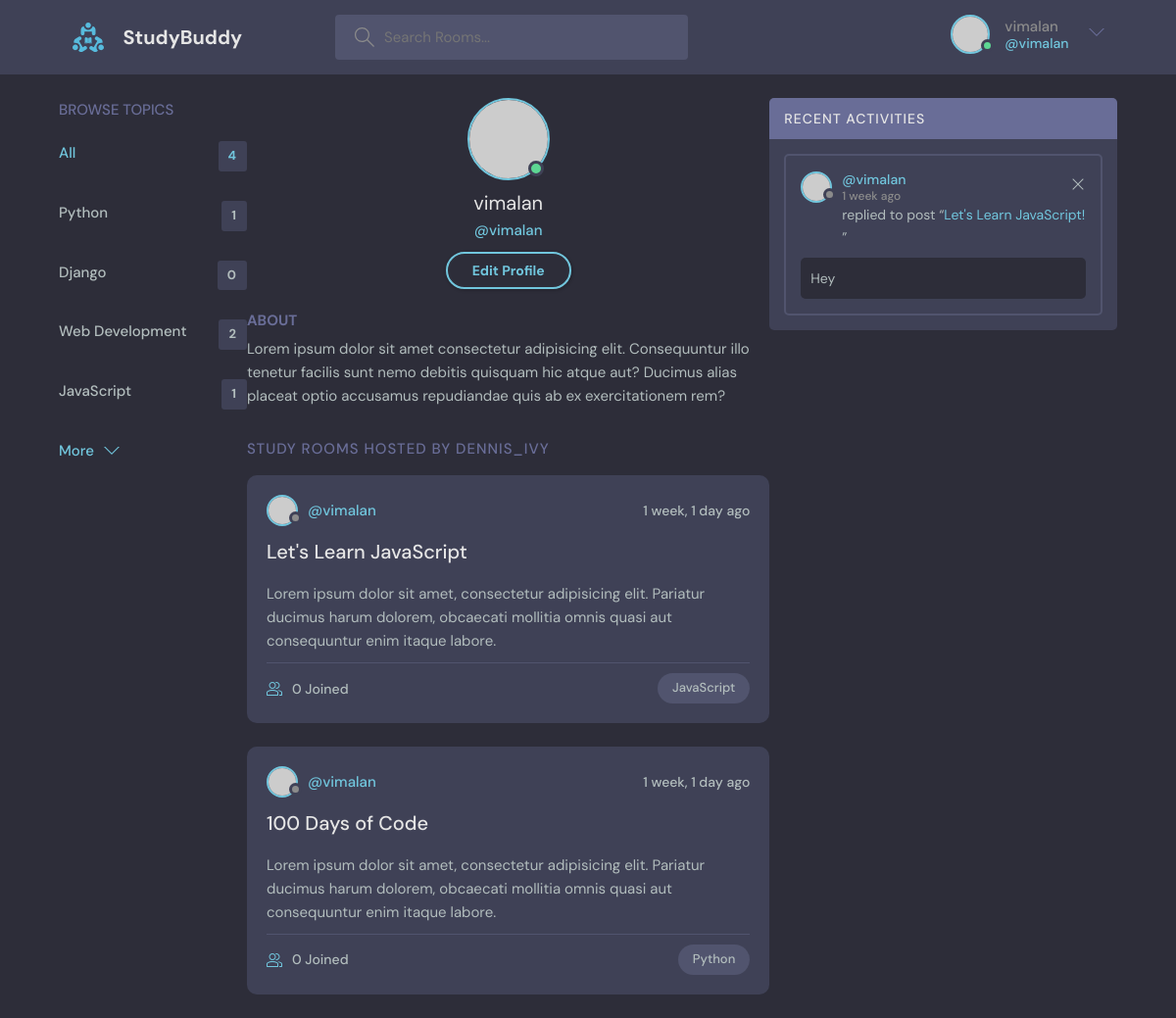
Page /profile/1 (signed in) on the earlier database version.
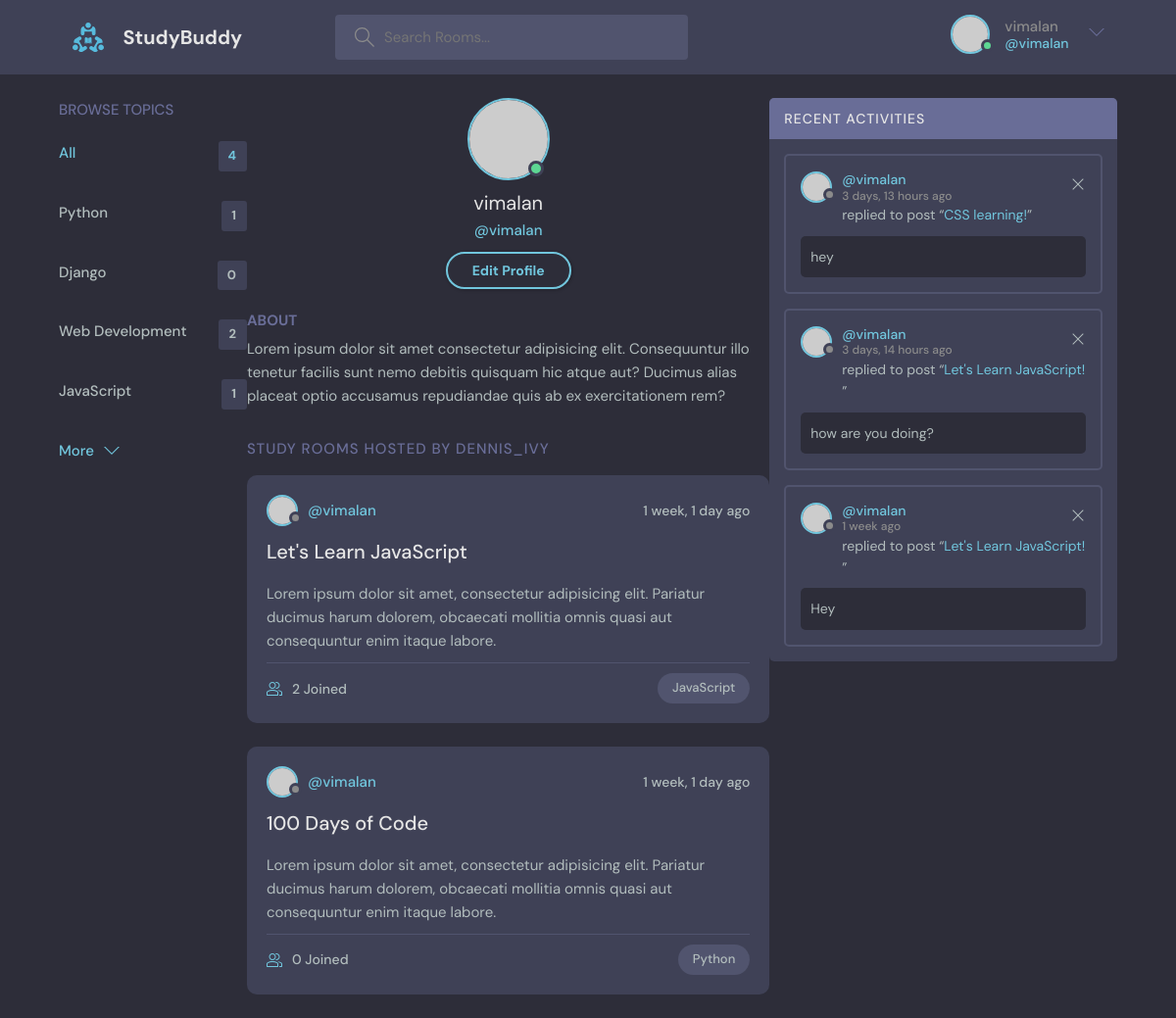
Same page on the later database version.
### base/models.py (models this page shows, shortened)
class Topic(models.Model):
    name = models.CharField(max_length=200)

class Room(models.Model):
    host=models.ForeignKey(User, on_delete=models.SET_NULL, null=True)
    topic = models.ForeignKey(Topic, on_delete=models.SET_NULL, null=True)
    name = models.CharField(max_length=200)
    description = models.TextField(null=True, blank=True)
    participants = models.ManyToManyField(User, related_name='participants', blank=True)
    updated = models.DateTimeField(auto_now=True)
    created = models.DateTimeField(auto_now_add=True)
    class Meta:
        ordering=['-updated', '-created']
    def __str__(self):
        return self.name

class Message(models.Model):
    user = models.ForeignKey(User, on_delete=models.CASCADE)
    room = models.ForeignKey(Room, on_delete=models.CASCADE)
    body = models.TextField()
    updated = models.DateTimeField(auto_now=True)
    created = models.DateTimeField(auto_now_add=True)
    class Meta:
        ordering=['-updated', '-created']
    def __str__(self) :
        return self.body[0:50]

### base/views.py (the view)
# urls.py: path('profile/<str:pk>', views.userProfile, name ="user-profile"),
@login_required(login_url ='login')
def userProfile(request,pk):
    user = User.objects.get(id=pk)
    rooms = user.room_set.all()
    room_messages = user.message_set.all()
    topics = Topic.objects.all()
    context ={'user':user,'rooms':rooms,'room_messages':room_messages, 'topics':topics}
    return render(request,'base/profile.html',context)

### base/templates/base/profile.html
{% extends 'main.html' %}
{% block content %}
  <main class="profile-page layout layout--3">
    <div class="container">
      {% include 'base/topics_component.html' %}
      <div class="roomList">
        <div class="profile">
          <div class="profile__avatar">
            <div class="avatar avatar--large active">
              <img src="https://randomuser.me/api/portraits/men/11.jpg" />
            </div>
          </div>
          <div class="profile__info">
            <h3>{{user.username}}</h3>
            <p>@{{user.username}}</p>
            <a href="edit-user.html" class="btn btn--main btn--pill">Edit Profile</a>
          </div>
          <div class="profile__about">
            <h3>About</h3>
            <p>
              Lorem ipsum dolor sit amet consectetur adipisicing elit. Consequuntur illo tenetur
              facilis sunt nemo debitis quisquam hic atque aut? Ducimus alias placeat optio
              accusamus repudiandae quis ab ex exercitationem rem?
            </p>
          </div>
        </div>
        <div class="roomList__header">
          <div>
            <h2>Study Rooms Hosted by dennis_ivy</a>
            </h2>
          </div>
        </div>
        {% include 'base/feed_component.html' %}
      </div>
      {% include 'base/activity_component.html' %}
  {% endblock content %}

### base/templates/base/topics_component.html
<div class="topics">
    <div class="topics__header">
      <h2>Browse Topics</h2>
    </div>
    <ul class="topics__list">
      <li>
        <a href="{% url 'home' %}  " class="active">All <span>{{topics.count}}</span></a>
      </li>
{% for topic in topics %}
      <li>
        <a href="{% url 'home' %}?q={{topic.name}}">{{topic.name}} <span>{{topic.room_set.all.count}}</span></a>
      </li>
      {% endfor %}
    </ul>
    <a class="btn btn--link" href="topics.html">
      More
      <svg version="1.1" xmlns="http://www.w3.org/2000/svg" width="32" height="32" viewBox="0 0 32 32">
        <title>chevron-down</title>
        <path d="M16 21l-13-13h-3l16 16 16-16h-3l-13 13z"></path>
      </svg>
    </a>
  </div>

### base/templates/base/feed_component.html (shortened to what this page needs)
{% for room in rooms %}
<div class="roomListRoom">
    <div class="roomListRoom__header">
      <a href="{% url 'user-profile' room.host.id %}" class="roomListRoom__author">
        <div class="avatar avatar--small">
          <img src="https://randomuser.me/api/portraits/women/11.jpg" />
        </div>
        <span>@{{room.host.username}}</span>
      </a>
      <div class="roomListRoom__actions">
        <span>{{room.created|timesince}} ago</span>
      </div>
    </div>
    <div class="roomListRoom__content">
      <a href="{% url 'room' room.id %}">{{room.name}}</a>
      <p>
        Lorem ipsum dolor sit amet, consectetur adipisicing elit. Pariatur ducimus harum dolorem, obcaecati
        mollitia omnis quasi aut consequuntur enim itaque labore.
      </p>
    </div>
    <div class="roomListRoom__meta">
      <a href="{% url 'room' room.id %}" class="roomListRoom__joined">
        {{room.participants.all.count}} Joined
      </a>
      <p class="roomListRoom__topic">{{room.topic.name}}</p>
    </div>
  </div>
{% endfor %}

### base/templates/base/activity_component.html
<div class="activities">
   <div class="activities__header">
     <h2>Recent Activities</h2>
   </div>
   {% for message in room_messages %}
   <div class="activities__box">
     <div class="activities__boxHeader roomListRoom__header">
       <a href="{% url 'user-profile' message.user.id %}" class="roomListRoom__author">
         <div class="avatar avatar--small">
           <img src="https://randomuser.me/api/portraits/women/11.jpg" />
         </div>
         <p>
           @{{message.user}}
           <span>{{message.created|timesince}} ago</span>
         </p>
       </a>
       {% if request.user == message.user %}
       <div class="roomListRoom__actions">
         <a href="{% url 'delete-message' message.id %}">
           <svg version="1.1" xmlns="http://www.w3.org/2000/svg" width="32" height="32" viewBox="0 0 32 32">
             <title>remove</title>
             <path
               d="M27.314 6.019l-1.333-1.333-9.98 9.981-9.981-9.981-1.333 1.333 9.981 9.981-9.981 9.98 1.333 1.333 9.981-9.98 9.98 9.98 1.333-1.333-9.98-9.98 9.98-9.981z"
             ></path>
           </svg>
         </a>
       </div>
       {% endif %}
     </div>
     <div class="activities__boxContent">
       <p>replied to post “<a href="{% url 'room' message.room.id %}">{{message.room}}!</a>”</p>
       <div class="activities__boxRoomContent">{{message}}
       </div>
     </div>
   </div>
   {% endfor %}
 </div>

Differences in the rows shown:
changed Room "Let's Learn JavaScript": participants.all.count "0" → "2"
added Message: user "vimalan", created "3 days, 13 hours", room "CSS learning", body "hey"
added Message: user "vimalan", created "3 days, 14 hours", room "Let's Learn JavaScript", body "how are you doing?"
